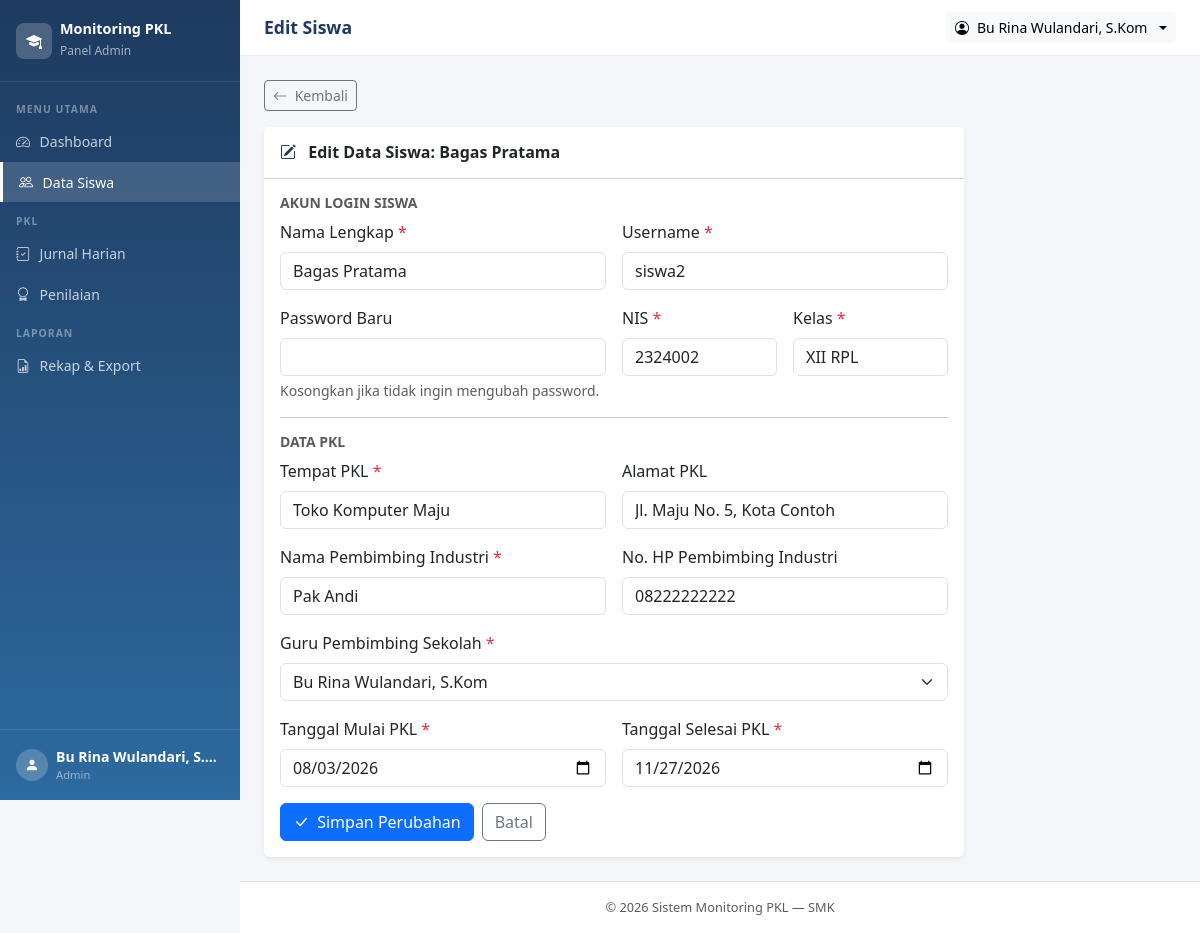
Screenshot of /admin/siswa/edit.php?id=2 (signed in) with the database file from the repository.
### tables this page shows
CREATE TABLE IF NOT EXISTS `users` (
  `id`         INT UNSIGNED  NOT NULL AUTO_INCREMENT,
  `nama`       VARCHAR(100)  NOT NULL,
  `username`   VARCHAR(50)   NOT NULL,
  `password`   VARCHAR(255)  NOT NULL COMMENT 'Hasil password_hash(), bukan teks asli',
  `role`       ENUM('admin','siswa') NOT NULL DEFAULT 'siswa',
  `created_at` TIMESTAMP     NOT NULL DEFAULT CURRENT_TIMESTAMP,
  PRIMARY KEY (`id`),
  UNIQUE KEY `uq_username` (`username`)
);

CREATE TABLE IF NOT EXISTS `siswa` (
  `id`                        INT UNSIGNED  NOT NULL AUTO_INCREMENT,
  `user_id`                   INT UNSIGNED  NOT NULL COMMENT 'Relasi ke users.id (akun siswa)',
  `nis`                       VARCHAR(20)   NOT NULL COMMENT 'Nomor Induk Siswa',
  `kelas`                     VARCHAR(20)   NOT NULL COMMENT 'Contoh: XII RPL 1',
  `tempat_pkl`                VARCHAR(150)  NOT NULL COMMENT 'Nama perusahaan/instansi',
  `alamat_pkl`                VARCHAR(255)  DEFAULT NULL COMMENT 'Alamat tempat PKL, boleh kosong',
  `nama_pembimbing_industri`  VARCHAR(100)  NOT NULL COMMENT 'Mentor di tempat PKL, hanya data',
  `no_hp_pembimbing_industri` VARCHAR(20)   DEFAULT NULL COMMENT 'Boleh kosong',
  `guru_pembimbing_id`        INT UNSIGNED  NOT NULL COMMENT 'Relasi ke users.id (guru/admin)',
  `tgl_mulai`                 DATE          NOT NULL,
  `tgl_selesai`               DATE          NOT NULL COMMENT 'Tidak boleh sebelum tgl_mulai',
  PRIMARY KEY (`id`),
  UNIQUE KEY `uq_nis`     (`nis`),
  UNIQUE KEY `uq_user_id` (`user_id`),
  KEY `idx_guru_pembimbing` (`guru_pembimbing_id`),
  KEY `idx_kelas`           (`kelas`),
  CONSTRAINT `fk_siswa_user`
    FOREIGN KEY (`user_id`)
    REFERENCES `users`(`id`)
    ON DELETE CASCADE,
  CONSTRAINT `fk_siswa_guru`
    FOREIGN KEY (`guru_pembimbing_id`)
    REFERENCES `users`(`id`)
    ON DELETE RESTRICT    
);

### includes/auth.php (called while the page is built, shortened)
<?php
function current_user(): array
{
    return [
        'user_id'  => $_SESSION['user_id']  ?? null,
        'nama'     => $_SESSION['nama']     ?? '',
        'username' => $_SESSION['username'] ?? '',
        'role'     => $_SESSION['role']     ?? '',
        'siswa_id' => $_SESSION['siswa_id'] ?? null,
    ];
}
function current_role(): string
{
    return $_SESSION['role'] ?? '';
}

### includes/functions.php (called while the page is built, shortened)
<?php
function e(string $string): string
{
    return htmlspecialchars($string, ENT_QUOTES, 'UTF-8');
}

### admin/siswa/edit.php (the view, shortened to what this page needs)
<?php
require_once __DIR__ . '/../../includes/auth.php';
require_once __DIR__ . '/../../includes/functions.php';
$db = get_db();
$id = (int)($_GET['id'] ?? 0);
$stmt = $db->prepare("
    SELECT s.*, u.nama, u.username, u.id AS uid
    FROM siswa s
    JOIN users u ON s.user_id = u.id
    WHERE s.id = ?
");
$stmt->execute([$id]);
$siswa = $stmt->fetch();
$guru_list = $db->query("SELECT id, nama FROM users WHERE role = 'admin' ORDER BY nama")->fetchAll();
$input     = $siswa;
$page_title = 'Edit Siswa';
require_once __DIR__ . '/../../includes/header.php';
?>
<div class="mb-3">
  <a href="<?= APP_URL ?>/admin/siswa/index.php" class="btn btn-sm btn-outline-secondary">
    <i class="bi bi-arrow-left me-1"></i> Kembali
  </a>
</div>
<div class="card border-0 shadow-sm" style="max-width:700px">
  <div class="card-header bg-white py-3">
    <h6 class="mb-0 fw-bold">
      <i class="bi bi-pencil-square me-2" style="color:#1e3a5f"></i>
      Edit Data Siswa: <?= e($siswa['nama']) ?>
    </h6>
  </div>
  <div class="card-body">
    <form method="POST" novalidate>
      <h6 class="fw-bold text-muted small text-uppercase mb-2">Akun Login Siswa</h6>
      <div class="row g-3 mb-3">
        <div class="col-md-6">
          <label class="form-label">Nama Lengkap <span class="text-danger">*</span></label>
          <input type="text" name="nama" class="form-control"
                 value="<?= e($input['nama']) ?>" required>
        </div>
        <div class="col-md-6">
          <label class="form-label">Username <span class="text-danger">*</span></label>
          <input type="text" name="username" class="form-control"
                 value="<?= e($input['username']) ?>" required>
        </div>
        <div class="col-md-6">
          <label class="form-label">Password Baru</label>
          <input type="password" name="password" class="form-control" autocomplete="new-password">
          <div class="form-text">Kosongkan jika tidak ingin mengubah password.</div>
        </div>
        <div class="col-md-3">
          <label class="form-label">NIS <span class="text-danger">*</span></label>
          <input type="text" name="nis" class="form-control"
                 value="<?= e($input['nis']) ?>" required>
        </div>
        <div class="col-md-3">
          <label class="form-label">Kelas <span class="text-danger">*</span></label>
          <input type="text" name="kelas" class="form-control"
                 value="<?= e($input['kelas']) ?>" required>
        </div>
      </div>
      <hr>
      <h6 class="fw-bold text-muted small text-uppercase mb-2">Data PKL</h6>
      <div class="row g-3 mb-3">
        <div class="col-md-6">
          <label class="form-label">Tempat PKL <span class="text-danger">*</span></label>
          <input type="text" name="tempat_pkl" class="form-control"
                 value="<?= e($input['tempat_pkl']) ?>" required>
        </div>
        <div class="col-md-6">
          <label class="form-label">Alamat PKL</label>
          <input type="text" name="alamat_pkl" class="form-control"
                 value="<?= e($input['alamat_pkl'] ?? '') ?>">
        </div>
        <div class="col-md-6">
          <label class="form-label">Nama Pembimbing Industri <span class="text-danger">*</span></label>
          <input type="text" name="nama_pembimbing_industri" class="form-control"
                 value="<?= e($input['nama_pembimbing_industri']) ?>" required>
        </div>
        <div class="col-md-6">
          <label class="form-label">No. HP Pembimbing Industri</label>
          <input type="text" name="no_hp_pembimbing_industri" class="form-control"
                 value="<?= e($input['no_hp_pembimbing_industri'] ?? '') ?>">
        </div>
        <div class="col-md-12">
          <label class="form-label">Guru Pembimbing Sekolah <span class="text-danger">*</span></label>
          <select name="guru_pembimbing_id" class="form-select" required>
            <?php foreach ($guru_list as $g): ?>
              <option value="<?= $g['id'] ?>"
                <?= $input['guru_pembimbing_id'] == $g['id'] ? 'selected' : '' ?>>
                <?= e($g['nama']) ?>
              </option>
            <?php endforeach; ?>
          </select>
        </div>
        <div class="col-md-6">
          <label class="form-label">Tanggal Mulai PKL <span class="text-danger">*</span></label>
          <input type="date" name="tgl_mulai" class="form-control"
                 value="<?= e($input['tgl_mulai']) ?>" required>
        </div>
        <div class="col-md-6">
          <label class="form-label">Tanggal Selesai PKL <span class="text-danger">*</span></label>
          <input type="date" name="tgl_selesai" class="form-control"
                 value="<?= e($input['tgl_selesai']) ?>" required>
        </div>
      </div>
      <div class="d-flex gap-2 mt-2">
        <button type="submit" class="btn btn-primary">
          <i class="bi bi-check-lg me-1"></i> Simpan Perubahan
        </button>
        <a href="<?= APP_URL ?>/admin/siswa/index.php" class="btn btn-outline-secondary">Batal</a>
      </div>
    </form>
  </div>
</div>
<?php require_once __DIR__ . '/../../includes/footer.php'; ?>

### includes/header.php (shortened to what this page needs)
<?php
require_once __DIR__ . '/../includes/functions.php';
require_once __DIR__ . '/../includes/auth.php';
$page_title = $page_title ?? 'Monitoring PKL';
$user       = current_user();
$role       = current_role();
$base = ($role === 'admin') ? APP_URL . '/admin' : APP_URL . '/siswa';
$current = basename($_SERVER['PHP_SELF']);
$current_dir = basename(dirname($_SERVER['PHP_SELF']));
?>
<!DOCTYPE html>
<html lang="id">
<head>
  <link href="https://cdn.jsdelivr.net/npm/bootstrap@5.3.3/dist/css/bootstrap.min.css" rel="stylesheet">
  <link href="https://cdn.jsdelivr.net/npm/bootstrap-icons@1.11.3/font/bootstrap-icons.min.css" rel="stylesheet">
</head>
<body>
<nav class="sidebar" id="sidebar">
  <a href="<?= $base ?>/dashboard.php" class="sidebar-brand d-flex align-items-center gap-2 text-decoration-none">
    <div style="width:36px;height:36px;background:rgba(255,255,255,0.2);border-radius:8px;display:flex;align-items:center;justify-content:center;flex-shrink:0">
      <i class="bi bi-mortarboard-fill text-white"></i>
    </div>
    <div>
      <h6 class="mb-0">Monitoring PKL</h6>
      <small><?= $role === 'admin' ? 'Panel Admin' : 'Panel Siswa' ?></small>
    </div>
  </a>
  <div class="sidebar-nav">
    <?php if ($role === 'admin'): ?>
      <div class="sidebar-label">Menu Utama</div>
      <a href="<?= APP_URL ?>/admin/dashboard.php"
         class="nav-link <?= $current === 'dashboard.php' && $current_dir === 'admin' ? 'active' : '' ?>">
        <i class="bi bi-speedometer2"></i> Dashboard
      </a>
      <a href="<?= APP_URL ?>/admin/siswa/index.php"
         class="nav-link <?= $current_dir === 'siswa' ? 'active' : '' ?>">
        <i class="bi bi-people"></i> Data Siswa
      </a>
      <div class="sidebar-label">PKL</div>
      <a href="<?= APP_URL ?>/admin/jurnal/index.php"
         class="nav-link <?= $current_dir === 'jurnal' ? 'active' : '' ?>">
        <i class="bi bi-journal-check"></i> Jurnal Harian
      </a>
      <a href="<?= APP_URL ?>/admin/nilai/index.php"
         class="nav-link <?= $current_dir === 'nilai' ? 'active' : '' ?>">
        <i class="bi bi-award"></i> Penilaian
      </a>
      <div class="sidebar-label">Laporan</div>
      <a href="<?= APP_URL ?>/admin/laporan/index.php"
         class="nav-link <?= $current_dir === 'laporan' ? 'active' : '' ?>">
        <i class="bi bi-file-earmark-bar-graph"></i> Rekap & Export
      </a>
    <?php endif; ?>
  </div>
  <div class="sidebar-footer">
    <div class="d-flex align-items-center gap-2">
      <div style="width:32px;height:32px;background:rgba(255,255,255,0.2);border-radius:50%;display:flex;align-items:center;justify-content:center;flex-shrink:0">
        <i class="bi bi-person-fill text-white small"></i>
      </div>
      <div style="min-width:0">
        <div class="text-white small fw-semibold text-truncate"><?= e($user['nama']) ?></div>
        <div style="color:rgba(255,255,255,0.5);font-size:0.7rem"><?= $role === 'admin' ? 'Admin' : 'Siswa' ?></div>
      </div>
    </div>
  </div>
</nav>
<div class="main-wrapper">
  <div class="topbar">
    <div class="d-flex align-items-center gap-3">
      <h5 class="page-heading"><?= e($page_title) ?></h5>
    </div>
    <div class="dropdown">
      <button class="btn btn-sm btn-light dropdown-toggle d-flex align-items-center gap-2" data-bs-toggle="dropdown">
        <i class="bi bi-person-circle"></i>
        <span class="d-none d-sm-inline"><?= e($user['nama']) ?></span>
      </button>
    </div>
  </div>
  <div class="content-area">

### includes/header.php (style rules this page uses)
:root { --sidebar-width: 240px; --primary: #1e3a5f; --primary-light: #2d6a9f; }
body { background: #f4f6f9; font-family: 'Segoe UI', sans-serif; }
.sidebar { width: var(--sidebar-width); min-height: 100vh; background: linear-gradient(180deg, var(--primary) 0%, var(--primary-light) 100%); position: fixed; top: 0; left: 0; z-index: 1000; transition: transform 0.3s ease; display: flex; flex-direction: column; }
.sidebar-brand { padding: 1.25rem 1rem; border-bottom: 1px solid rgba(255,255,255,0.1); text-decoration: none; }
.sidebar-brand h6 { color: #fff; font-weight: 700; margin: 0; font-size: 0.9rem; }
.sidebar-brand small { color: rgba(255,255,255,0.6); font-size: 0.75rem; }
.sidebar-nav { padding: 0.5rem 0; flex: 1; }
.sidebar-label { padding: 0.75rem 1rem 0.25rem; font-size: 0.65rem; font-weight: 700; letter-spacing: 1px; text-transform: uppercase; color: rgba(255,255,255,0.4); }
.sidebar-nav .nav-link { color: rgba(255,255,255,0.75); padding: 0.6rem 1rem; border-radius: 0; display: flex; align-items: center; gap: 0.6rem; font-size: 0.875rem; transition: all 0.2s; }
.sidebar-nav .nav-link:hover, .sidebar-nav .nav-link.active { background: rgba(255,255,255,0.15); color: #fff; }
.sidebar-nav .nav-link.active { border-left: 3px solid #fff; }
.sidebar-footer { padding: 1rem; border-top: 1px solid rgba(255,255,255,0.1); }
.main-wrapper { margin-left: var(--sidebar-width); min-height: 100vh; display: flex; flex-direction: column; }
.topbar { background: #fff; border-bottom: 1px solid #e9ecef; padding: 0.75rem 1.5rem; display: flex; align-items: center; justify-content: space-between; position: sticky; top: 0; z-index: 999; }
.topbar .page-heading { font-weight: 700; color: var(--primary); margin: 0; font-size: 1.1rem; }
.content-area { padding: 1.5rem; flex: 1; }

### rows the page displays
users: nama "Bu Rina Wulandari, S.…", nama "Bu Rina Wulandari, S.Kom"
siswa: user.nama "Bagas Pratama", nama "Bagas Pratama", username "siswa2", nis "2324002", kelas "XII RPL", tempat_pkl "Toko Komputer Maju", alamat_pkl "Jl. Maju No. 5, Kota Contoh", nama_pembimbing_industri "Pak Andi", no_hp_pembimbing_industri "08222222222", guru_pembimbing_id "Bu Rina Wulandari, S.Kom", tgl_mulai "08/03/2026", tgl_selesai "11/27/2026"

### other values shown
$page_title "Edit Siswa"
